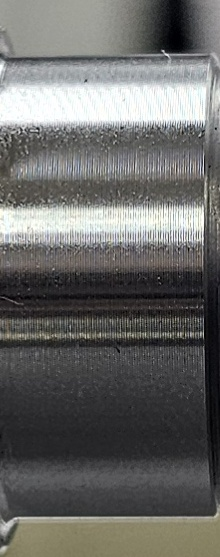
#> input picture Day020-1/sample_03_roi.jpg, 220 x 557 px, found by its file name
$ python main.py   (older library calls are emulated)
#> lines starting #> are read from the running program, lines starting #| are printed output that depends on the picture; long printed decimals are rounded
import cv2
import numpy as np
from pathlib import Path


base_dir = Path("Day020-1")


samples = {
    "03": "sample_03_roi.jpg",
    "04": "sample_04_roi.jpg",
    "06": "sample_06_roi.jpg",
    "07": "sample_07_roi.jpg",
    "N01": "sample_N01_roi.jpg",
    "N02": "sample_N02_roi.jpg",
}


def subpixel_peak(profile, index):

    if index <= 0 or index >= len(profile) - 1:
        return float(index)

    y1 = profile[index - 1]
    y2 = profile[index]
    y3 = profile[index + 1]

    denominator = y1 - 2 * y2 + y3

    if denominator == 0:
        return float(index)

    offset = 0.5 * (y1 - y3) / denominator

    return index + offset


def measure_subpixel(image_path):

    image = cv2.imread(str(image_path))
#> image is the input picture: shape (557, 220, 3); mean B, G, R 103.3, 105.4, 105.4

    if image is None:
        raise FileNotFoundError(
            f"이미지를 찾을 수 없습니다 : {image_path}"
        )

    gray = cv2.cvtColor(
        image,
        cv2.COLOR_BGR2GRAY
    )
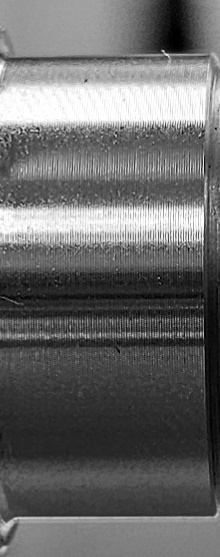
#> gray: shape (557, 220); min 0, max 255, mean 105.1

    blur = cv2.GaussianBlur(
        gray,
        (5, 5),
        0
    )
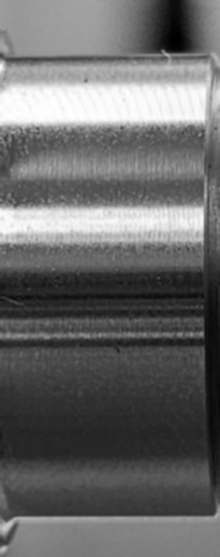
#> blur: shape (557, 220); min 1, max 255, mean 105.1

    gradient_y = cv2.Sobel(
        blur,
        cv2.CV_64F,
        0,
        1,
        ksize=3
    )
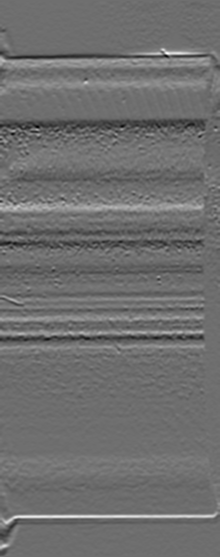
#> gradient_y: shape (557, 220) float64; min -298, max 386, mean 0; drawn with min black and max white

    gradient_abs = np.abs(
        gradient_y
    )
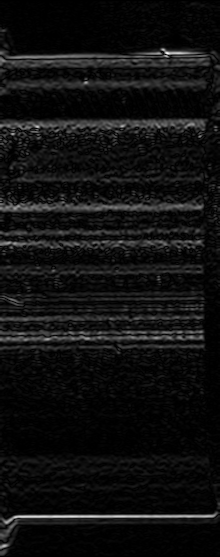
#> gradient_abs: shape (557, 220) float64; min 0, max 386, mean 25.6; drawn with min black and max white

    height, width = gray.shape
#> height = 557; width = 220

    center_y = height // 2
#> center_y = 278

    x_start = int(width * 0.25)
#> x_start = 55
    x_end = int(width * 0.75)
#> x_end = 165

    x_positions = np.linspace(
        x_start,
        x_end,
        7,
        dtype=int
    )
#> x_positions = [55, 73, 91, 110, 128, 146, 165]

    diameters = []


    for x in x_positions:

        x1 = max(0, x - 2)
        x2 = min(width, x + 3)

        strip = gradient_abs[:, x1:x2]

        profile = np.mean(
            strip,
            axis=1
        )


        # 상단 Sub-pixel Edge
        top_profile = profile[:center_y]

        top_index = np.argmax(
            top_profile
        )

        y_top = subpixel_peak(
            top_profile,
            top_index
        )


        # 하단 Sub-pixel Edge
        bottom_profile = profile[center_y:]

        bottom_index_local = np.argmax(
            bottom_profile
        )

        bottom_index = (
            center_y
            + bottom_index_local
        )

        y_bottom = subpixel_peak(
            profile,
            bottom_index
        )


        diameter = (
            y_bottom
            - y_top
        )

        diameters.append(
            diameter
        )
#> this loop made 7 passes
#> (top_index, y_top, y_bottom) on passes 1 to 7: (56, 56.27, 516.1), (56, 55.77, 516), (56, 55.57, 516), (207, 206.7, 516), (206, 206.4, 515.9), (53, 53.14, 515.9), (53, 52.51, 515.9)
#> after the loop, diameters = [459.8, 460.2, 460.4, 309.3, 309.5, 462.8, 463.4]


    median_pixel = np.median(
        diameters
    )
#> median_pixel = 460.2

    mean_pixel = np.mean(
        diameters
    )
#> mean_pixel = 417.9

    std_pixel = np.std(
        diameters
    )
#> std_pixel = 68.65

    return (
        median_pixel,
        mean_pixel,
        std_pixel
    )


print()
print("========== Sub-pixel 측정 결과 ==========")
print()


results = {}


for name, filename in samples.items():

    image_path = base_dir / filename

    median_px, mean_px, std_px = measure_subpixel(
        image_path
    )
#> median_px = 460.2; mean_px = 417.9; std_px = 68.65

    results[name] = median_px

    print(
        f"{name:>3} | "
        f"중앙값 : {median_px:.6f} px | "
        f"평균 : {mean_px:.6f} px | "
        f"표준편차 : {std_px:.6f} px"
    )
#|  03 | 중앙값 : 460.245 px | 평균 : 417.910 px | 표준편차 : 68.649 px
#> pass 2 of the loop `for name, filename in samples.items():`:
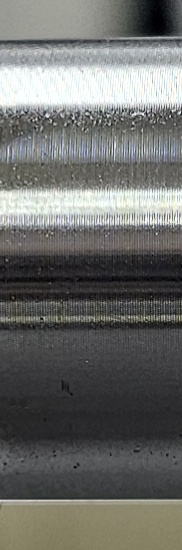
#> input picture Day020-1/sample_04_roi.jpg, 182 x 550 px, found by its file name
#> in measure_subpixel, image is the input picture: shape (550, 182, 3); mean B, G, R 105.9, 108.7, 108.1
#> gray: shape (550, 182)
#> blur: shape (550, 182)
#> in measure_subpixel (call 2), `gradient_y = cv2.Sobel( blur, cv2.CV_64F, 0, 1, ksize=3 )`:
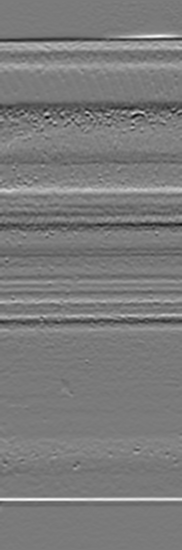
#> gradient_y: shape (550, 182) float64; min -339, max 362, mean 0.1; drawn with min black and max white
#> in measure_subpixel (call 2), `gradient_abs = np.abs( gradient_y )`:
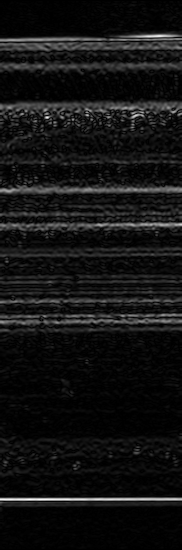
#> gradient_abs: shape (550, 182) float64; min 0, max 362, mean 27.5; drawn with min black and max white
#> the loop in measure_subpixel (call 2), `for x in x_positions: ` made 7 passes
#> (top_index, y_top, y_bottom) on passes 1 to 7: (117, 117, 498.9), (39, 38.96, 498.9), (39, 38.82, 498.9), (189, 189.2, 498.9), (224, 224.1, 498.9), (39, 39.17, 498.8), (115, 115, 498.8)
#> after the loop in measure_subpixel (call 2), `for x in x_positions:`: diameters = [381.9, 459.9, 460.1, 309.7, 274.8, 459.7, 383.8]
#> median_pixel = 383.8
#> mean_pixel = 390
#> std_pixel = 70.19
#> median_px = 383.8; mean_px = 390; std_px = 70.19
#|  04 | 중앙값 : 383.830 px | 평균 : 389.981 px | 표준편차 : 70.185 px
#> pass 3 of the loop `for name, filename in samples.items():`:
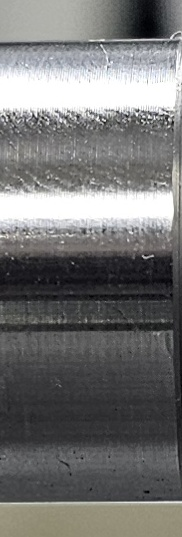
#> input picture Day020-1/sample_06_roi.jpg, 182 x 537 px, found by its file name
#> in measure_subpixel, image is the input picture: shape (537, 182, 3); mean B, G, R 115.4, 115.9, 115.9
#> gray: shape (537, 182)
#> blur: shape (537, 182)
#> in measure_subpixel (call 3), `gradient_y = cv2.Sobel( blur, cv2.CV_64F, 0, 1, ksize=3 )`:
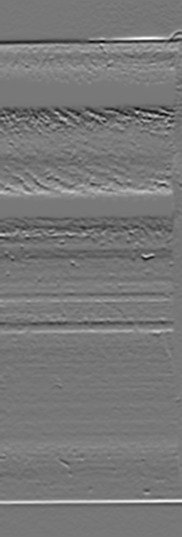
#> gradient_y: shape (537, 182) float64; min -365, max 410, mean 0.2; drawn with min black and max white
#> in measure_subpixel (call 3), `gradient_abs = np.abs( gradient_y )`:
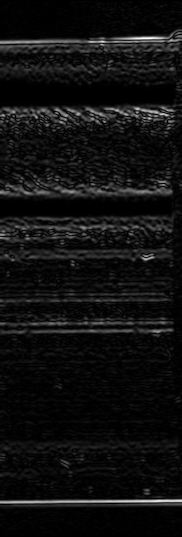
#> gradient_abs: shape (537, 182) float64; min 0, max 410, mean 26.7; drawn with min black and max white
#> the loop in measure_subpixel (call 3), `for x in x_positions: ` made 7 passes
#> (top_index, y_top, y_bottom) on passes 1 to 7: (41, 41.17, 501.4), (41, 41.03, 501.1), (41, 40.94, 501.1), (41, 41.32, 501), (41, 41.35, 500.9), (41, 41.14, 500.9), (38, 37.95, 500.8)
#> after the loop in measure_subpixel (call 3), `for x in x_positions:`: diameters = [460.2, 460.1, 460.2, 459.7, 459.6, 459.7, 462.8]
#> median_pixel = 460.1
#> mean_pixel = 460.3
#> std_pixel = 1.04
#> median_px = 460.1; mean_px = 460.3; std_px = 1.04
#|  06 | 중앙값 : 460.112 px | 평균 : 460.331 px | 표준편차 : 1.037 px
#> the loop made 6 passes; the first 3 are shown


print()
print("========== Calibration용 ==========")

for name in ["03", "04", "06", "N01", "N02"]:

    print(
        name,
        ":",
        f"{results[name]:.6f}",
        "pixel"
    )
#> this loop made 5 passes
#> name on passes 1 to 5: '03', '04', '06', 'N01', 'N02'
#| 03 : 460.245 pixel
#| 04 : 383.830 pixel
#| 06 : 460.112 pixel
#| N01 : 404.742 pixel
#| N02 : 401.892 pixel


print()
print("========== 검증용 ==========")

print(
    "07 :",
    f"{results['07']:.6f}",
    "pixel"
)
#| 07 : 274.470 pixel
